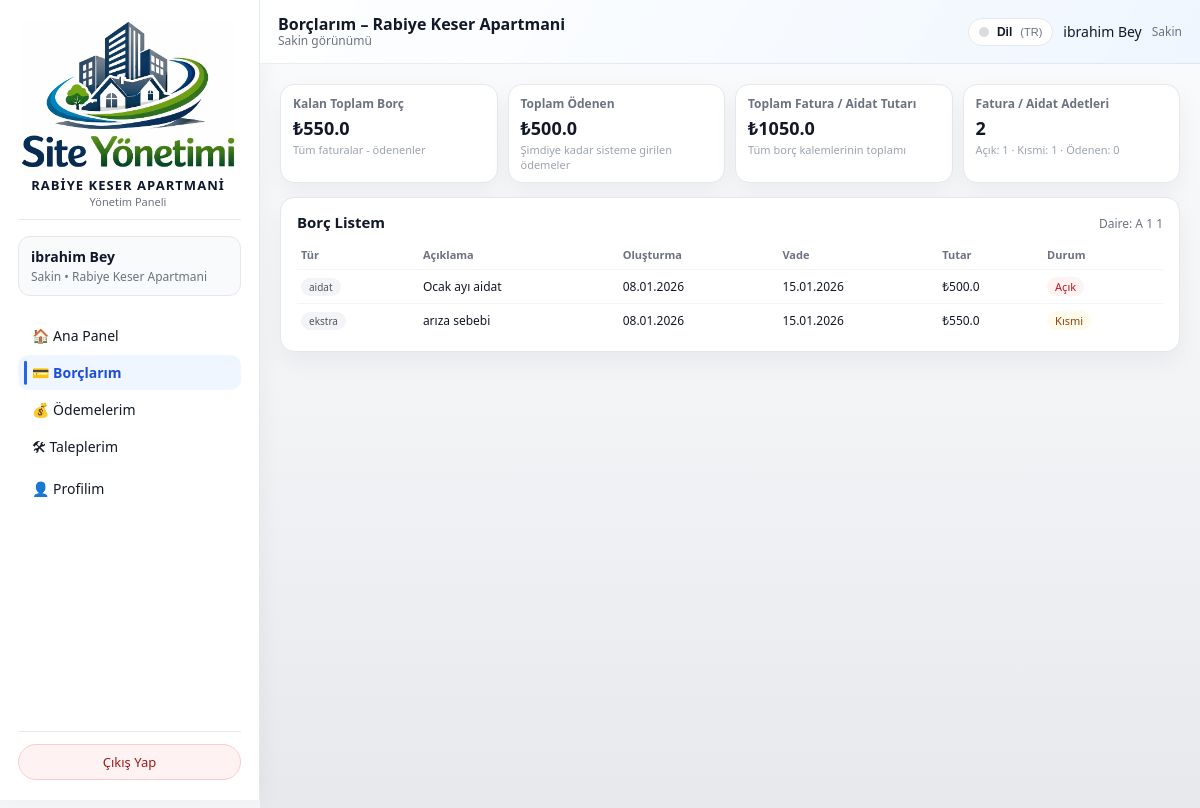
Before: /resident/borclarim (signed in) with the older database file.
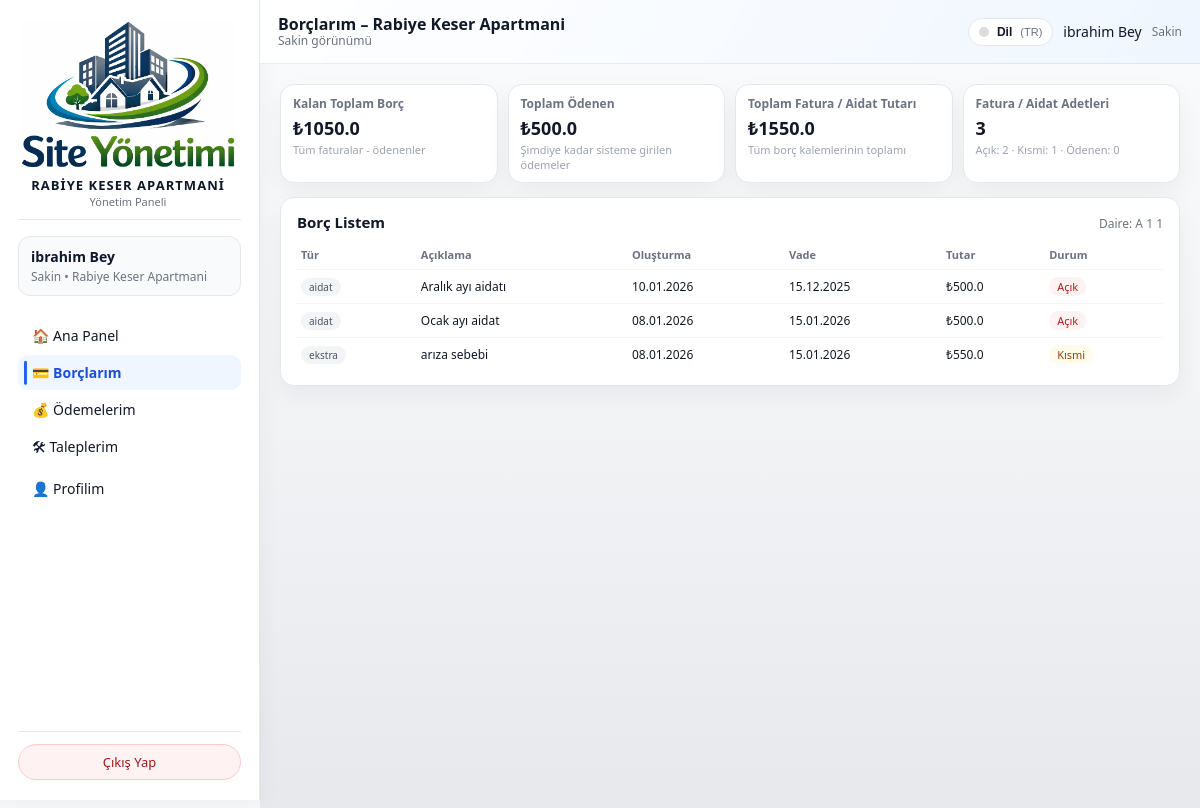
After: the same page with the newer database file.
### models/site_model.py (models this page shows, shortened)
class Site(db.Model):
    __tablename__ = "sites"
    id = db.Column(db.Integer, primary_key=True)
    name = db.Column(db.String(150), nullable=False, unique=True)
    description = db.Column(db.String(255), nullable=True)
    db_path = db.Column(db.String(255), nullable=True)
    is_active = db.Column(db.Boolean, nullable=False, default=True)
    users = db.relationship("User", backref="site", lazy="dynamic")

### models/user_model.py (models this page shows, shortened)
class User(db.Model):
    __tablename__ = "users"
    id = db.Column(db.Integer, primary_key=True)
    name = db.Column(db.String(120), nullable=False)
    email = db.Column(db.String(120), unique=True, nullable=False, index=True)
    phone = db.Column(db.String(32), nullable=True)
    password_hash = db.Column(db.String(255), nullable=False)
    role = db.Column(db.String(20), nullable=False, default="resident")
    site_id = db.Column(db.Integer, db.ForeignKey("sites.id"), nullable=True)
    apartment_id = db.Column(
        db.Integer,
        db.ForeignKey("apartments.id"),
        nullable=True,
    )
    is_active = db.Column(db.Boolean, default=True, nullable=False)

### models/apartment_model.py (models this page shows, shortened)
class Apartment(db.Model):
    __tablename__ = "apartments"
    id = db.Column(db.Integer, primary_key=True)
    site_id = db.Column(db.Integer, db.ForeignKey("sites.id"), nullable=False)
    block = db.Column(db.String(50), nullable=False)
    floor = db.Column(db.String(20), nullable=False)
    number = db.Column(db.String(20), nullable=False)
    area_m2 = db.Column(db.Float, nullable=True)
    owner_name = db.Column(db.String(120))
    owner_phone = db.Column(db.String(32))
    notes = db.Column(db.Text)
    users = db.relationship("User", backref="apartment", lazy="dynamic")
    bills = db.relationship("Bill", backref="apartment", lazy="dynamic")
    payments = db.relationship("Payment", backref="apartment", lazy="dynamic")
    tickets = db.relationship("Ticket", backref="apartment", lazy="dynamic")

### models/bill_model.py (models this page shows, shortened)
class Bill(db.Model):
    __tablename__ = "bills"
    id = db.Column(db.Integer, primary_key=True)
    site_id = db.Column(db.Integer, db.ForeignKey("sites.id"), nullable=False)
    apartment_id = db.Column(db.Integer, db.ForeignKey("apartments.id"), nullable=False)
    description = db.Column(db.String(255), nullable=True)
    amount = db.Column(Numeric(10, 2), nullable=False)
    due_date = db.Column(db.Date, nullable=True)
    status = db.Column(db.String(20), nullable=False, default="open")
    type = db.Column(db.String(50), nullable=True)
    created_at = db.Column(db.DateTime, default=datetime.utcnow)
    updated_at = db.Column(
        db.DateTime, default=datetime.utcnow, onupdate=datetime.utcnow
    )
    payments = db.relationship("Payment", backref="bill", lazy="dynamic")

### routes/resident_routes.py (the view, shortened to what this page needs)
@resident_bp.route("/borclarim")
@resident_required
def borclarim():
    user, apartment = _get_current_resident()
    if not user:
        flash("Kullanıcı bulunamadı. Lütfen tekrar giriş yapın.", "error")
        return redirect(url_for("auth.logout"))
    bills = []
    stats = {
        "total_bills": 0,
        "open_bills": 0,
        "partial_bills": 0,
        "paid_bills": 0,
        "total_bills_amount": Decimal("0.00"),
        "total_open_amount": Decimal("0.00"),
        "total_paid_amount": Decimal("0.00"),
    }
    try:
        bills = (
            Bill.query.filter(Bill.apartment_id == apartment.id)
            .order_by(Bill.due_date.asc().nullslast(), Bill.created_at.desc())
            .all()
        )
    except SQLAlchemyError as exc:
        current_app.logger.exception("Sakin borç listesi alınamadı: %s", exc)
        flash("Borçlarınız listelenirken bir hata oluştu.", "error")
    stats = _compute_debt_stats_for_apartment(apartment.id)
    try:
        if apartment and getattr(apartment, "site_id", None):
            site = Site.query.get(apartment.site_id)
            if site:
                session["active_site_id"] = site.id
                session["active_site_name"] = site.name
    except SQLAlchemyError as exc:
        current_app.logger.exception("Borçlarım için site adı alınamadı: %s", exc)
    return render_template(
        "resident/borclarim.html",
        user=user,
        apartment=apartment,
        bills=bills,
        stats=stats,
    )

### templates/resident/borclarim.html (shortened to what this page needs)
{% extends "base.html" %}
{% set LANG = session.get('lang','tr') %}
{% macro tp(k) -%}
  {{ I18N_PAGE.get(LANG, I18N_PAGE['tr']).get(k, I18N_PAGE['tr'].get(k, k)) }}
{%- endmacro %}
{% block topbar_title %}
  {{ tp('topbar_title') }}
  {% if session.active_site_name %}
    – {{ session.active_site_name }}
  {% elif current_site_name %}
    – {{ current_site_name }}
  {% endif %}
{% endblock %}
{% block content %}
<div class="borclar-wrapper">
  <div class="borclar-summary-grid">
    <div class="borc-card">
      <h3>{{ tp('summary_remaining_title') }}</h3>
      <div class="value amount-negative">
        ₺{{ stats.total_open_amount | float | round(2) }}
      </div>
      <div class="sub">
        {{ tp('summary_remaining_sub') }}
      </div>
    </div>
    <div class="borc-card">
      <h3>{{ tp('summary_paid_title') }}</h3>
      <div class="value amount-positive">
        ₺{{ stats.total_paid_amount | float | round(2) }}
      </div>
      <div class="sub">
        {{ tp('summary_paid_sub') }}
      </div>
    </div>
    <div class="borc-card">
      <h3>{{ tp('summary_total_title') }}</h3>
      <div class="value">
        ₺{{ stats.total_bills_amount | float | round(2) }}
      </div>
      <div class="sub">
        {{ tp('summary_total_sub') }}
      </div>
    </div>
    <div class="borc-card">
      <h3>{{ tp('summary_count_title') }}</h3>
      <div class="value">
        {{ stats.total_bills }}
      </div>
      <div class="sub">
        {{ tp('summary_count_sub_prefix_open') }}: {{ stats.open_bills }}
        · {{ tp('summary_count_sub_prefix_partial') }}: {{ stats.partial_bills }}
        · {{ tp('summary_count_sub_prefix_paid') }}: {{ stats.paid_bills }}
      </div>
    </div>
  </div>
  <div class="borc-section">
    <div class="borc-section-header">
      <h2>{{ tp('list_title') }}</h2>
      {% if apartment %}
        <span>
          {{ tp('apt_label') }}: {{ apartment.block or "" }} {{ apartment.floor or "" }} {{ apartment.number or "" }}
        </span>
      {% endif %}
    </div>
    {% if bills and bills|length > 0 %}
      <div style="overflow-x:auto;">
        <table class="borc-table">
          <thead>
            <tr>
              <th>{{ tp('th_type') }}</th>
              <th>{{ tp('th_desc') }}</th>
              <th>{{ tp('th_created') }}</th>
              <th>{{ tp('th_due') }}</th>
              <th>{{ tp('th_amount') }}</th>
              <th>{{ tp('th_status') }}</th>
            </tr>
          </thead>
          <tbody>
            {% for bill in bills %}
              <tr>
                <td>
                  <span class="pill-small">
                    {{ (bill.type or tp('type_general')) }}
                  </span>
                </td>
                <td>{{ bill.description or tp('dash') }}</td>
                <td>
                  {% if bill.created_at %}
                    {{ bill.created_at.strftime("%d.%m.%Y") }}
                  {% else %}
                    {{ tp('dash') }}
                  {% endif %}
                </td>
                <td>
                  {% if bill.due_date %}
                    {{ bill.due_date.strftime("%d.%m.%Y") }}
                  {% else %}
                    {{ tp('dash') }}
                  {% endif %}
                </td>
                <td>₺{{ bill.amount | float | round(2) }}</td>
                <td>
                  {% if bill.status == "open" %}
                    <span class="status-pill status-open">{{ tp('status_open') }}</span>
                  {% elif bill.status == "partial" %}
                    <span class="status-pill status-partial">{{ tp('status_partial') }}</span>
                  {% elif bill.status == "paid" %}
                    <span class="status-pill status-paid">{{ tp('status_paid') }}</span>
                  {% else %}
                    <span class="status-pill">{{ bill.status }}</span>
                  {% endif %}
                </td>
              </tr>
            {% endfor %}
          </tbody>
        </table>
      </div>
    {% else %}
      <p style="font-size:12px; color:#6b7280; margin:0;">
        {{ tp('empty') }}
      </p>
    {% endif %}
  </div>
</div>
{% endblock %}

### templates/base.html (shortened to what this page needs)
<!doctype html>
<html lang="{{ session.get('lang','tr') }}">
<head>
  <link rel="stylesheet" href="{{ url_for('static', filename='css/app.css') }}">
</head>
<body class="{% block body_class %}{% endblock %}">
{% set LANG = session.get('lang','tr') %}
{% macro t(k) -%}
  {{ I18N.get(LANG, I18N['tr']).get(k, I18N['tr'].get(k, k)) }}
{%- endmacro %}
<div class="layout">
  <aside class="sidebar" id="sidebar">
    {% set _role = session.get("user_role") %}
    {% set _active_site = session.get("active_site_name") %}
    {% set site_name = session.get("active_site_name")
      or (current_site_name if current_site_name is defined and current_site_name else t('default_brand_name')) %}
    {% if _role == "super_admin" and not _active_site %}
      {% set site_name = t('all_sites_global') %}
    {% endif %}
    <div class="sidebar__header">
      <div class="sidebar__logo-wrapper">
        <img
          src="{{ url_for('static', filename='logo1.png') }}"
          alt="Logo"
          class="sidebar__logo-img"
          style="width:220px; height:150px; object-fit:contain;"
        >
        <div class="sidebar__brand-block">
          <div class="sidebar__brand-title">
            {{ site_name }}
          </div>
          <div class="sidebar__brand-subtitle">
            {{ t('panel_title') }}
          </div>
        </div>
      </div>
    </div>
    <div class="sidebar__user">
      {% set user_name = session.get("user_name") %}
      {% set user_role = session.get("user_role") %}
      {% set active_site_name = session.get("active_site_name") %}
      {% set fallback_site_name = session.get("site_name", t('default_site_name')) %}
      {% if user_role == "super_admin" and not active_site_name %}
        {% set fallback_site_name = t('all_sites_global') %}
      {% endif %}
      <div class="sidebar__user-name">
        {% if user_name %}
          {{ user_name }}
        {% else %}
          {{ t('logged_in') }}
        {% endif %}
      </div>
      <div class="sidebar__user-role">
        {% if user_role in ["admin", "super_admin"] %}
          {{ t('role_admin_of') }} {{ active_site_name or fallback_site_name }}
        {% elif user_role == "resident" %}
          {{ t('role_resident_of') }} {{ active_site_name or fallback_site_name }}
        {% else %}
          {{ active_site_name or fallback_site_name }}
        {% endif %}
      </div>
    </div>
    <nav class="sidebar__nav">
      {% set endpoint = request.endpoint or "" %}
      {% if user_role in ["admin", "super_admin"] %}
        <a href="{{ url_for('admin.dashboard', lang=LANG) }}"
           class="sidebar__link {% if endpoint == 'admin.dashboard' %}sidebar__link--active{% endif %}">
          🏠 {{ t('menu_admin_dashboard') }}
        </a>
        <a href="{{ url_for('admin.manage_apartments', lang=LANG) }}"
           class="sidebar__link {% if endpoint == 'admin.manage_apartments' %}sidebar__link--active{% endif %}">
          🏢 {{ t('menu_apartments') }}
        </a>
        <a href="{{ url_for('admin.manage_users', lang=LANG) }}"
           class="sidebar__link {% if endpoint == 'admin.manage_users' %}sidebar__link--active{% endif %}">
          👥 {{ t('menu_users') }}
        </a>
        <a href="{{ url_for('admin.manage_bills', lang=LANG) }}"
           class="sidebar__link {% if endpoint == 'admin.manage_bills' or endpoint == 'admin.dues_summary' %}sidebar__link--active{% endif %}">
          💳 {{ t('menu_bills') }}
        </a>
        {% if user_role == "admin" or (user_role == "super_admin" and active_site_name) %}
          <a href="{{ url_for('admin.dues_summary', lang=LANG) }}"
             class="sidebar__link {% if endpoint == 'admin.dues_summary' %}sidebar__link--active{% endif %}">
            📊 {{ t('menu_dues_summary') }}
          </a>
        {% endif %}
        <a href="{{ url_for('admin.manage_payments', lang=LANG) }}"
           class="sidebar__link {% if endpoint == 'admin.manage_payments' %}sidebar__link--active{% endif %}">
          💰 {{ t('menu_payments') }}
        </a>
        <a href="{{ url_for('admin.manage_announcements', lang=LANG) }}"
           class="sidebar__link {% if endpoint == 'admin.manage_announcements' %}sidebar__link--active{% endif %}">
          📢 {{ t('menu_announcements') }}
        </a>
        <a href="{{ url_for('admin.manage_tickets', lang=LANG) }}"
           class="sidebar__link {% if endpoint == 'admin.manage_tickets' %}sidebar__link--active{% endif %}">
          🛠 {{ t('menu_tickets') }}
        </a>
        <a href="{{ url_for('admin.settings', lang=LANG) }}"
           class="sidebar__link {% if endpoint == 'admin.settings' %}sidebar__link--active{% endif %}">
          ⚙️ {{ t('menu_settings') }}
        </a>
      {% elif user_role == "resident" %}
        <a href="{{ url_for('resident.dashboard', lang=LANG) }}"
           class="sidebar__link {% if endpoint == 'resident.dashboard' %}sidebar__link--active{% endif %}">
          🏠 {{ t('menu_resident_dashboard') }}
        </a>
        <a href="{{ url_for('resident.borclarim', lang=LANG) }}"
           class="sidebar__link {% if endpoint == 'resident.borclarim' %}sidebar__link--active{% endif %}">
          💳 {{ t('menu_my_debts') }}
        </a>
        <a href="{{ url_for('resident.odemelerim', lang=LANG) }}"
           class="sidebar__link {% if endpoint == 'resident.odemelerim' %}sidebar__link--active{% endif %}">
          💰 {{ t('menu_my_payments') }}
        </a>
        <a href="{{ url_for('resident.taleplerim', lang=LANG) }}"
           class="sidebar__link {% if endpoint == 'resident.taleplerim' %}sidebar__link--active{% endif %}">
          🛠 {{ t('menu_my_tickets') }}
        </a>
        <a href="{{ url_for('resident.profil', lang=LANG) }}"
           class="sidebar__link {% if endpoint == 'resident.profil' %}sidebar__link--active{% endif %}">
          👤 {{ t('menu_profile') }}
        </a>
      {% else %}
        <a href="{{ url_for('admin.dashboard', lang=LANG) }}"
           class="sidebar__link {% if endpoint == 'admin.dashboard' %}sidebar__link--active{% endif %}">
          🏠 {{ t('menu_admin_dashboard') }}
        </a>
      {% endif %}
    </nav>
    <div class="sidebar__footer">
      <a href="{{ url_for('auth.logout', lang=LANG) }}" class="sidebar__logout-btn">
        {{ t('logout') }}
      </a>
    </div>
  </aside>
  <div class="main">
    <header class="topbar">
      <div>
        <div class="topbar__title">
          {% block topbar_title %}{{ t('panel_title') }}{% endblock %}
        </div>
        <div class="topbar__subtitle">
          {% if user_role == "admin" or (user_role == "super_admin" and active_site_name) %}
            {{ t('admin_view') }}
          {% elif user_role == "resident" %}
            {{ t('resident_view') }}
          {% else %}
            {{ t('system_view') }}
          {% endif %}
        </div>
      </div>
      <div class="topbar__user" style="display:flex; align-items:center; gap:10px;">
        <div class="lang-switch" id="langSwitch">
          <button type="button" class="lang-btn" id="langBtn" aria-haspopup="true" aria-expanded="false">
            <span class="lang-dot"></span>
            <span style="font-weight:600;">{{ t('language') }}</span>
            <span style="color:#6b7280; font-size:11px;">({{ LANG|upper }})</span>
          </button>
          {% set nxt = request.full_path %}
        </div>
        {% if user_name %}
          <span class="topbar__user-name">{{ user_name }}</span>
        {% endif %}
        {% if user_role %}
          <span class="topbar__user-role">
            {% if user_role == "admin" %}{{ t('role_admin') }}
            {% elif user_role == "resident" %}{{ t('role_resident') }}
            {% endif %}
          </span>
        {% endif %}
      </div>
    </header>
    <main class="content">
      {% block content %}{% endblock %}
    </main>
  </div>
</div>
</body>
</html>

Changed rows visible on the page:
added Bill: type "aidat", description "Aralık ayı aidatı", created_at "10.01.2026", due_date "15.12.2025", amount "500.0", get "Açık"
Other visible differences:
{{ stats.total_open_amount | float | round(2) }}: "550.0" → "1050.0"
{{ stats.total_bills_amount | float | round(2) }}: "1050.0" → "1550.0"
{{ stats.total_bills }}: "2" → "3"
{{ stats.open_bills }}: "1" → "2"
